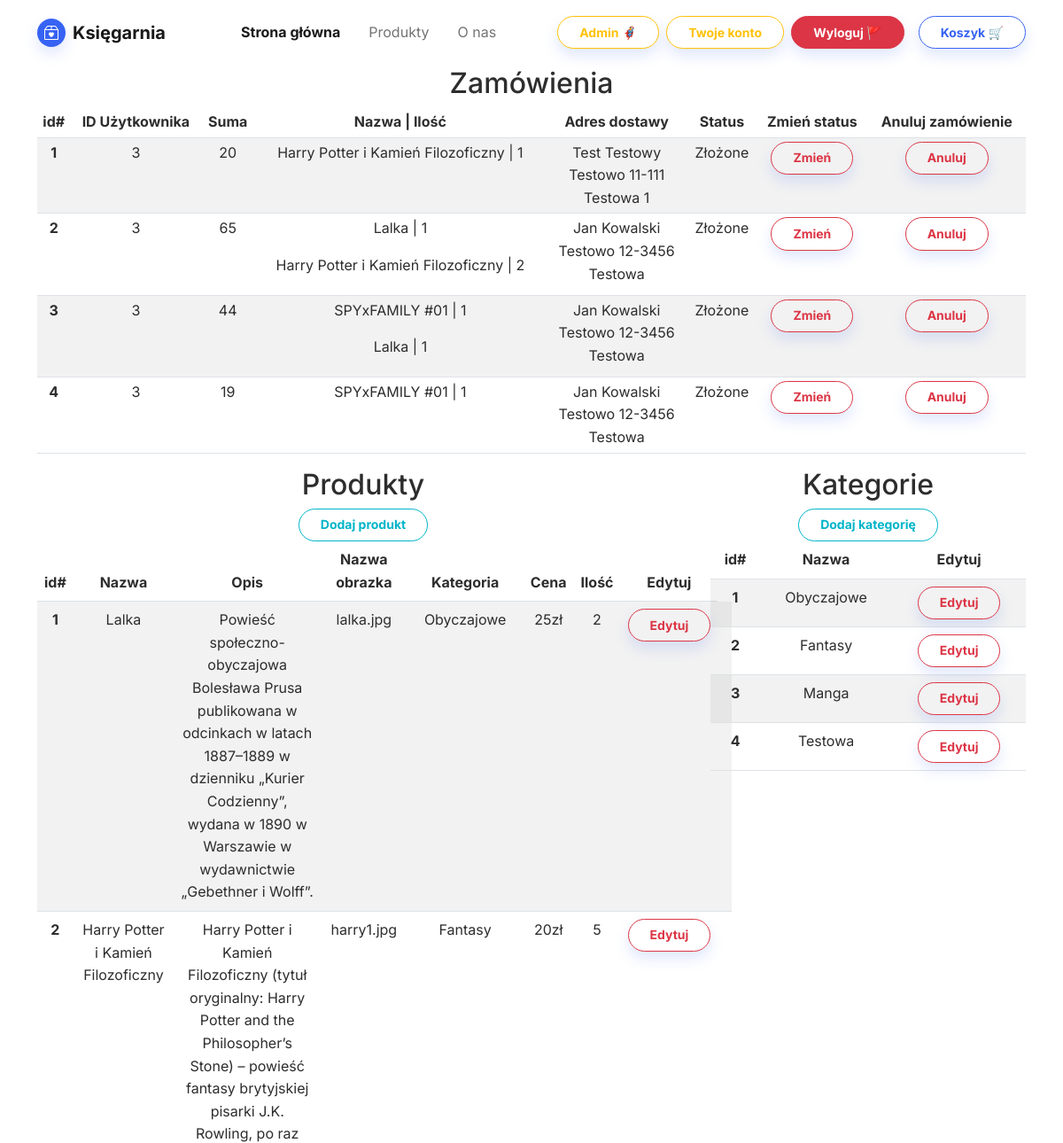
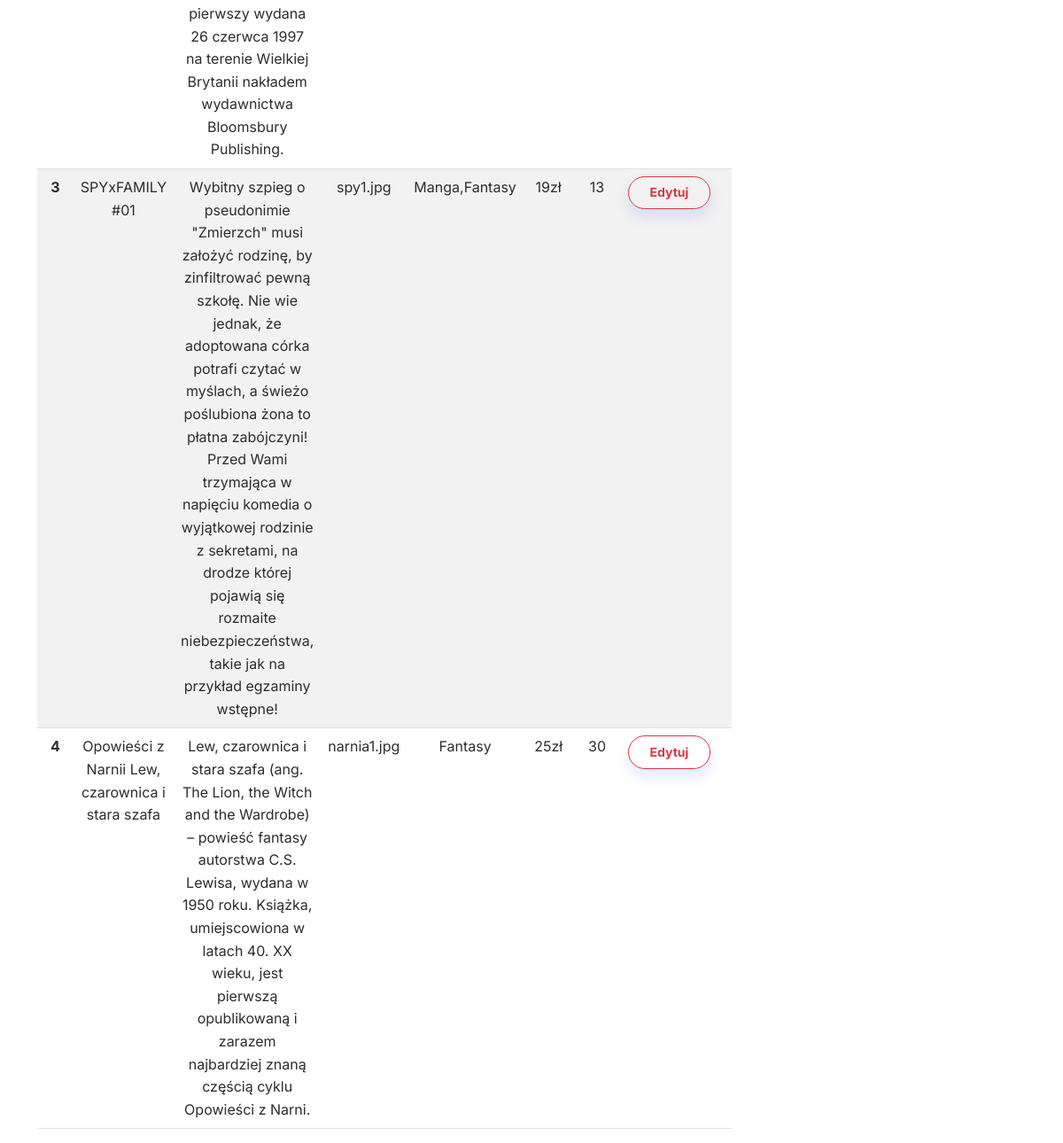
The app's page /employee_page.php (signed in) with its own data (2 pictures, top to bottom).
### tables this page shows
CREATE TABLE `orders` (
  `id` int(11) NOT NULL,
  `idUser` int(11) NOT NULL,
  `total` int(11) NOT NULL,
  `orderDate` date NOT NULL,
  `status` varchar(30) NOT NULL,
  `name` varchar(30) NOT NULL,
  `surname` varchar(30) NOT NULL,
  `city` varchar(100) NOT NULL,
  `street` varchar(100) NOT NULL,
  `post` varchar(10) NOT NULL,
  `email` varchar(50) NOT NULL,
  `phone` varchar(12) NOT NULL,
  `payment` varchar(30) NOT NULL
);

CREATE TABLE `orderdetail` (
  `id` int(11) NOT NULL,
  `idOrder` int(11) NOT NULL,
  `idProduct` int(11) NOT NULL,
  `quantity` int(11) NOT NULL
);

CREATE TABLE `products` (
  `id` int(11) NOT NULL,
  `name` varchar(250) NOT NULL,
  `description` varchar(1000) NOT NULL,
  `img` varchar(100) NOT NULL,
  `price` int(11) NOT NULL,
  `quantity` int(11) NOT NULL
);

CREATE TABLE `categories` (
  `id` int(11) NOT NULL,
  `name` varchar(255) NOT NULL
);

### employee_page.php (the view, shortened to what this page needs)
<!DOCTYPE html>
<html lang="en">
<head>
    <link rel="stylesheet" href="assets/bootstrap/css/bootstrap.min.css">
</head>
<body>
    <?php require_once 'navbar.php'; ?>
    <div class="container text-center">
        <div class="row">
        <div class="col col-md-12">
                <h2>Zamówienia</h2>
                <table class="table table-striped table-hover table-sm">
                    <thead>
                        <tr>
                            <th scope="col">id#</th>
                            <th scope="col">ID Użytkownika</th>
                            <th scope="col">Suma</th>
                            <th scope="col">Nazwa | Ilość</th>
                            <th scope="col">Adres dostawy
                            <th scope="col">Status</th>
                            <th scope="col">Zmień status</th>
                            <th scope="col">Anuluj zamówienie</th>
                        </tr>
                    </thead>
                    <tbody>
                        <?php
                        require_once "database_connect.php";
                        function getOrders($connection)
                        {
                            $orders = array();
                            $sql = "SELECT * FROM orders";
                            $result = $connection->query($sql);
                            if ($result->num_rows > 0) {
                                while ($row = $result->fetch_assoc()) {
                                    $orders[] = $row;
                                }
                            }
                            return $orders;
                        }
                        function getOrdersDetail($connection)
                        {
                            $ordersD = array();
                            $sql = "SELECT products.name AS productName, orderdetail.quantity AS quantity, orderdetail.idOrder
                            FROM `products`, `orderdetail`
                            WHERE products.id=orderdetail.idProduct";
                            $result = $connection->query($sql);
                            if ($result->num_rows > 0) {
                                while ($row = $result->fetch_assoc()) {
                                    $ordersD[] = $row;
                                }
                            }
                            return $ordersD;
                        }
                        foreach (getOrders($connection) as $order) {
                            echo '
                            <tr>
                                <th scope="row">' . $order['id'] . '</th>
                                <td>' . $order['idUser'] . '</td>
                                <td>' . $order['total'] . '</td>
                                <td>';
                            foreach (getOrdersDetail($connection) as $orderD) {
                                if ($order['id'] == $orderD['idOrder']) {
                                    echo '
                                    <p>' . $orderD['productName'] . ' | ' . $orderD['quantity'] . '</p>';
                                }
                            }
                            echo '
                                </td>
                                <td>' . $order['name'] .' '. $order['surname'] . '<br>' . $order['city'] . ' ' . $order['post'] . '<br>' . $order['street'] .' </td>
                                <td>' . $order['status'] . '</td>
                                <td><a class="btn btn-outline-danger shadow btn-sm" role="button" href="change_status_script.php?id=' . $order['id'] . '">Zmień</a></td>
                                <td><a class="btn btn-outline-danger shadow btn-sm" role="button" href="cancel_status_script.php?id=' . $order['id'] . '">Anuluj</a></td>
                            </tr>';
                        }
                        ?>
                    </tbody>
                </table>
            </div>
            <div class="col col-md-8">
                <h2>Produkty</h2>
                <table class="table table-striped table-hover">
                    <thead>
                        <tr>
                            <th scope="col">id#</th>
                            <th scope="col">Nazwa</th>
                            <th scope="col">Opis</th>
                            <th scope="col">Nazwa obrazka</th>
                            <th scope="col">Kategoria</th>
                            <th scope="col">Cena</th>
                            <th scope="col">Ilość</th>
                            <th scope="col">Edytuj</th>
                        </tr>
                    </thead>
                    <tbody>
                    <?php
                        require_once "database_connect.php";
                        function getProducts($connection)
                        {
                            $products = array();
                            $sql = "SELECT products.id, products.name, products.description, products.price, products.img, products.quantity, GROUP_CONCAT(categories.name) as categories
                            FROM products
                            JOIN product_categories ON products.id = product_categories.productID
                            JOIN categories ON categories.id = product_categories.categoryID
                            GROUP BY products.id
                            ORDER BY products.id";
                            $result = $connection->query($sql);
                            if ($result->num_rows > 0) {
                                while ($row = $result->fetch_assoc()) {
                                    $products[] = $row;
                                }
                            }
                            return $products;
                        }
                        function getProductCategories($connection, $productID){
                            $productCategories = array();
                            $sql = "SELECT products.id, products.name, products.description, products.price, products.img, products.quantity, GROUP_CONCAT(categories.name) as categories
                            FROM products
                            JOIN product_categories ON products.id = product_categories.productID
                            JOIN categories ON categories.id = product_categories.categoryID
                            WHERE products.id = $productID
                            GROUP BY products.id
                            ORDER BY products.id;";
                                $result = $connection->query($sql);
                                if ($result->num_rows > 0) {
                                    while ($row = $result->fetch_assoc()) {
                                        $productCategories[] = $row;
                                    }
                                }
                                return $productCategories;
                        }
                        foreach (getProducts($connection) as $product) {
                            echo
                            '<tr>
                                <th scope="row">' . $product['id'] . '</th>
                                    <td>' . $product['name'] . '</td>
                                    <td>' . $product['description'] . '</td>
                                    <td>' . $product['img'] . '</td>
                                    <td>';
                                    foreach(getProductCategories($connection, $product['id']) as $category){
                                        echo $category['categories'] . ' ';
                                    }
                                    echo '
                                    </td>
                                    <td>' . $product['price'] . 'zł</td>
                                    <td>' . $product['quantity'] . '</td>
                                    <td><a class="btn btn-outline-danger shadow btn-sm" role="button" href="edit_product.php?id=' . $product['id'] . '">Edytuj</a><td>
                                </tr>';
                        }
                        ?>
                        <tr><a class="btn btn-outline-info btn-sm" href="add_product.php">Dodaj produkt</a></tr>
                    </tbody>
                </table>
            </div>
            <div class="col col-md-4">
                <h2>Kategorie</h2>
                <table class="table table-striped table-hover">
                    <thead>
                        <tr>
                            <th scope="col">id#</th>
                            <th scope="col">Nazwa</th>
                            <th scope="col">Edytuj</th>
                        </tr>
                    </thead>
                    <tbody>
                        <?php
                        require_once "database_connect.php";
                        function getCategories($connection){
                            $sql= "SELECT * FROM categories";
                            $result = $connection->query($sql);
                            if ($result->num_rows > 0) {
                                while ($row = $result->fetch_assoc()) {
                                    $categories[] = $row;
                                }
                            }
                            return $categories;
                        }
                        foreach (getCategories($connection) as $category) {
                            echo
                            '<tr>
                                <th scope="row">' . $category['id'] . '</th>
                                    <td>' . $category['name'] . '</td>
                                    <td><a class="btn btn-outline-danger shadow btn-sm" role="button" href="edit_category.php?id=' . $category['id'] . '">Edytuj</a></td>
                                </tr>';
                        }
                        ?>
                        <tr><a class="btn btn-outline-info btn-sm" href="add_category.php">Dodaj kategorię</a></tr>
                    </tbody>
                </table>
            </div>
    </div>
    </div>
</body>
</html>

### records on screen
orders: id "1", idUser "3", total "20", name "Test", surname "Testowy", city "Testowo", post "11-111", street "Testowa 1", status "Złożone"
orderdetail: idProduct.name "Harry Potter i Kamień Filozoficzny", quantity "1"
orders: id "2", idUser "3", total "65", name "Jan", surname "Kowalski", city "Testowo", post "12-3456", street "Testowa", status "Złożone"
orderdetail: idProduct.name "Lalka", quantity "1"
orderdetail: idProduct.name "Harry Potter i Kamień Filozoficzny", quantity "2"
orders: id "3", idUser "3", total "44", name "Jan", surname "Kowalski", city "Testowo", post "12-3456", street "Testowa", status "Złożone"
orderdetail: idProduct.name "SPYxFAMILY #01", quantity "1"
orderdetail: idProduct.name "Lalka", quantity "1"
orders: id "4", idUser "3", total "19", name "Jan", surname "Kowalski", city "Testowo", post "12-3456", street "Testowa", status "Złożone"
orderdetail: idProduct.name "SPYxFAMILY #01", quantity "1"
products: id "1", name "Lalka", description "Powieść społeczno-obyczajowa Bolesława Prusa publikowana w odcinkach w latach 1887–1889 w dzienniku „Kurier Codzienny”, wydana w 1890 w Warszawie w wydawnictwie „Gebethner i Wolff”.", img "lalka.jpg", categories "Obyczajowe", price "25", quantity "2"
products: id "2", name "Harry Potter i Kamień Filozoficzny", description "Harry Potter i Kamień Filozoficzny (tytuł oryginalny: Harry Potter and the Philosopher’s Stone) – powieść fantasy brytyjskiej pisarki J.K. Rowling, po raz pierwszy wydana 26 czerwca 1997 na terenie Wielkiej Brytanii nakładem wydawnictwa Bloomsbury Publishing.", img "harry1.jpg", categories "Fantasy", price "20", quantity "5"
products: id "3", name "SPYxFAMILY #01", description "Wybitny szpieg o pseudonimie \"Zmierzch\" musi założyć rodzinę, by zinfiltrować pewną szkołę. Nie wie jednak, że adoptowana córka potrafi czytać w myślach, a świeżo poślubiona żona to płatna zabójczyni! Przed Wami trzymająca w napięciu komedia o wyjątkowej rodzinie z sekretami, na drodze której pojawią się rozmaite niebezpieczeństwa, takie jak na przykład egzaminy wstępne!", img "spy1.jpg", categories "Manga,Fantasy", price "19", quantity "13"
products: id "4", name "Opowieści z Narnii Lew, czarownica i stara szafa", description "Lew, czarownica i stara szafa (ang. The Lion, the Witch and the Wardrobe) – powieść fantasy autorstwa C.S. Lewisa, wydana w 1950 roku. Książka, umiejscowiona w latach 40. XX wieku, jest pierwszą opublikowaną i zarazem najbardziej znaną częścią cyklu Opowieści z Narni.", img "narnia1.jpg", categories "Fantasy", price "25", quantity "30"
categories: id "1", name "Obyczajowe"
categories: id "2", name "Fantasy"
categories: id "3", name "Manga"
categories: id "4", name "Testowa"
